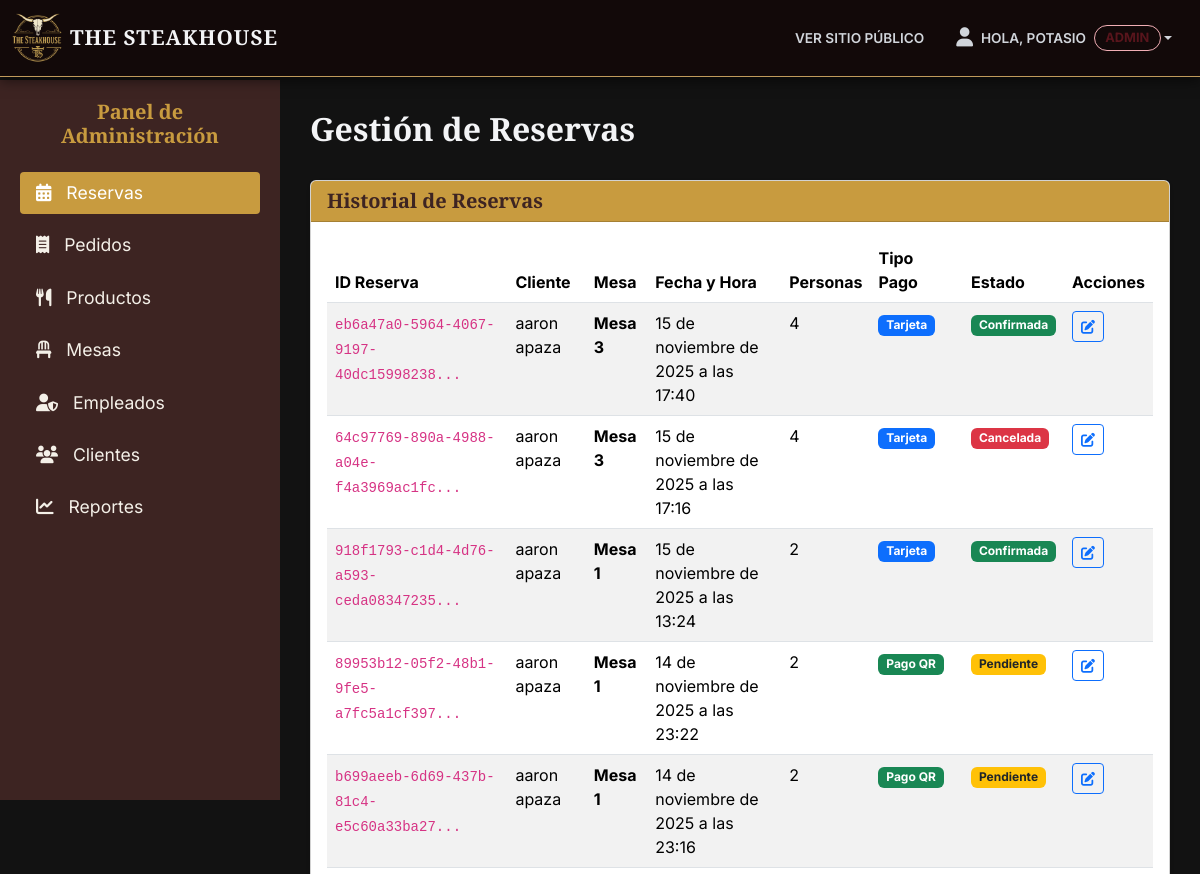
The page /panel/reservas/ (signed in, upper part) on the database as committed earlier.
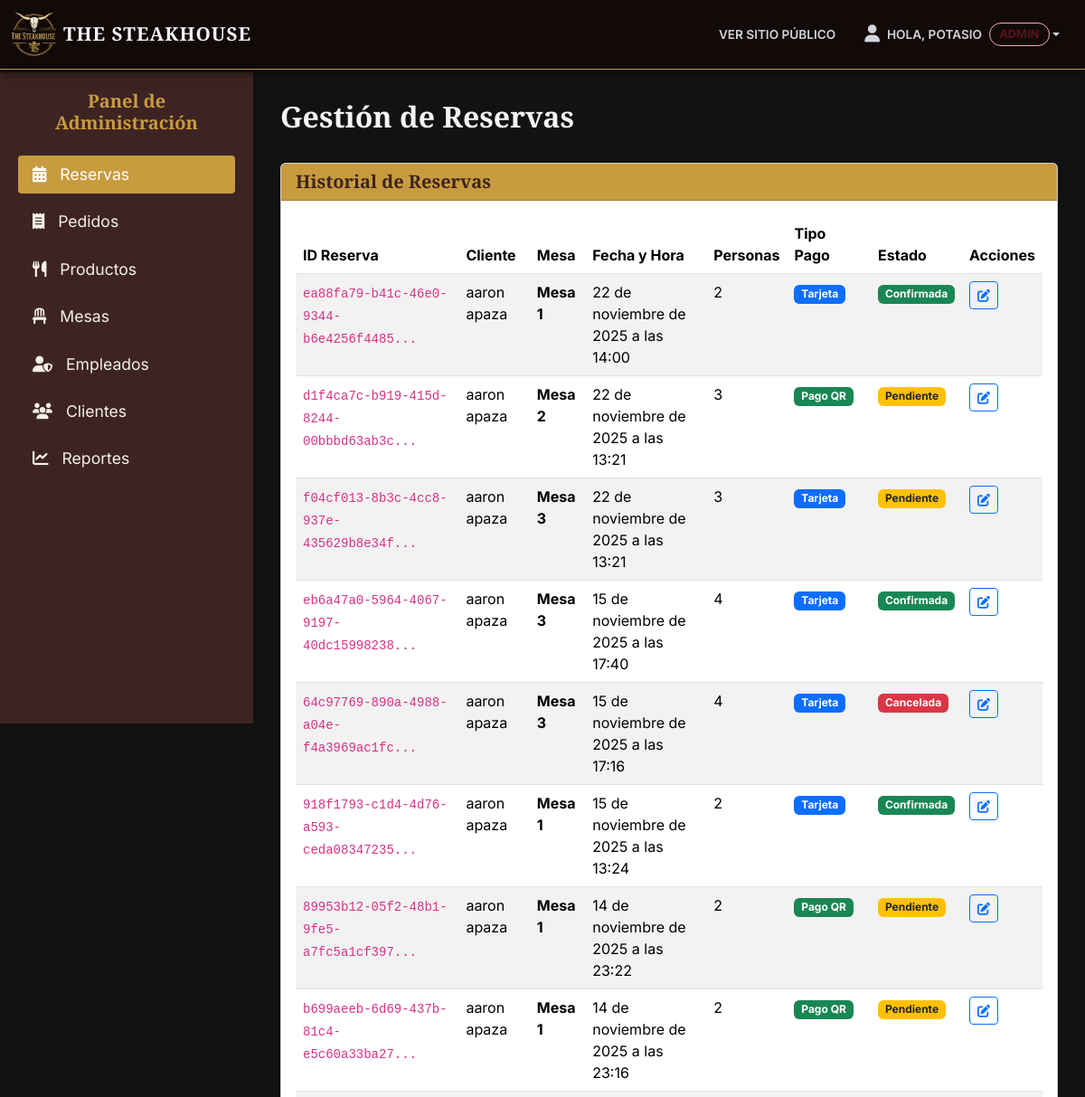
The same page on the database as committed later.
### reservas/models.py (models this page shows, shortened)
class Reserva(models.Model):
    ESTADO_CHOICES = (
        ('PENDIENTE', 'Pendiente'),
        ('CONFIRMADA', 'Confirmada'),
        ('CANCELADA', 'Cancelada'),
        ('COMPLETADA', 'Completada'),
        ('NO_SHOW', 'No Show'),
    )
    TIPO_PAGO_CHOICES = (
        ('SOLO_MESA', 'Solo Mesa'),
        ('PAGO_ADELANTADO', 'Pago QR'),
        ('TARJETA', 'Tarjeta'),
    )
    id = models.UUIDField(primary_key=True, default=uuid.uuid4, editable=False)
    cliente = models.ForeignKey(Cliente, on_delete=models.CASCADE)
    mesa = models.ForeignKey(Mesa, on_delete=models.SET_NULL, null=True, blank=True)
    fecha_reserva = models.DateField()
    hora_reserva = models.TimeField()
    numero_personas = models.IntegerField()
    estado = models.CharField(max_length=20, choices=ESTADO_CHOICES, default='PENDIENTE')
    tipo_pago = models.CharField(max_length=20, choices=TIPO_PAGO_CHOICES, default='SOLO_MESA')
    duracion_horas = models.IntegerField(default=2, help_text="Duración de la reserva en horas")
    hora_fin = models.TimeField(null=True, blank=True, editable=False)
    monto_pagado = models.DecimalField(max_digits=10, decimal_places=2, default=0.00)
    created_at = models.DateTimeField(auto_now_add=True, null=True, blank=True)

### clientes/models.py (models this page shows, shortened)
class Cliente(models.Model):
    usuario = models.OneToOneField(User, on_delete=models.CASCADE, related_name="cliente")
    nombre = models.CharField(max_length=100)
    apellido = models.CharField(max_length=100)
    email = models.EmailField(unique=True)
    telefono = models.CharField(max_length=20, blank=True, null=True)
    fecha_registro = models.DateTimeField(auto_now_add=True)
    foto_perfil = models.ImageField(upload_to='perfiles/', null=True, blank=True)

### core/models.py (models this page shows, shortened)
class Mesa(models.Model):
    ESTADO_CHOICES = (
        ('DISPONIBLE', 'Disponible'),
        ('OCUPADA', 'Ocupada'),
        ('RESERVADA', 'Reservada'),
        ('MANTENIMIENTO', 'Mantenimiento'),
    )
    TIPO_CHOICES = (
        ('NORMAL', 'Normal'),
        ('PREMIUM', 'Premium (Ventana/Privado)'),
    )
    numero = models.IntegerField(unique=True, help_text="Número de la mesa")
    capacidad = models.IntegerField(help_text="Número de personas que puede sentar")
    estado = models.CharField(max_length=20, choices=ESTADO_CHOICES, default='DISPONIBLE')
    tipo = models.CharField(max_length=10, choices=TIPO_CHOICES, default='NORMAL')

### dashboard/views.py (the view)
# urls.py: path('reservas/', views.reserva_list, name='dashboard_reservas'),
@staff_requerido # <-- CAMBIO
def reserva_list(request):
    reservas = Reserva.objects.all().order_by('-fecha_reserva', '-hora_reserva')
    context = {
        'reservas': reservas
    }
    return render(request, 'dashboard/reserva_list.html', context)

### dashboard/views.py (called while the page is built)
def staff_requerido(function):
    return user_passes_test(
        lambda u: u.is_authenticated and u.is_staff,
        login_url='login',
        redirect_field_name=None
    )(function)

### templates/dashboard/reserva_list.html
{% extends 'dashboard/base_dashboard.html' %}
{% block content %}
<div class="d-flex justify-content-between align-items-center mb-4">
    <h1 class="fs-2">Gestión de Reservas</h1>
</div>
<div class="card shadow-sm">
    <div class="card-header card-header-gold">
        <h5 class="mb-0">Historial de Reservas</h5>
    </div>
    <div class="card-body">
        <div class="table-responsive">
            <table class="table table-striped table-hover">
                <thead>
                    <tr>
                        <th scope="col">ID Reserva</th>
                        <th scope="col">Cliente</th>
                        <th scope="col">Mesa</th>
                        <th scope="col">Fecha y Hora</th>
                        <th scope="col">Personas</th>
                        <th scope="col">Tipo Pago</th>
                        <th scope="col">Estado</th>
                        <th scope="col">Acciones</th>
                    </tr>
                </thead>
                <tbody>
                    {% for r in reservas %}
                    <tr>
                        <td>
                            <code>{{ r.id|slice:":8" }}...</code>
                        </td>
                        <td>
                            {{ r.cliente.nombre }} {{ r.cliente.apellido }}
                        </td>
                        <td>
                            {% if r.mesa %}
                                <strong>Mesa {{ r.mesa.numero }}</strong>
                            {% else %}
                                <span class="text-muted">Sin asignar</span>
                            {% endif %}
                        </td>
                        <td>
                            {{ r.fecha_reserva }} a las {{ r.hora_reserva|time:"H:i" }}
                        </td>
                        <td>{{ r.numero_personas }}</td>
                        <td>
                            {% if r.tipo_pago == 'PAGO_ADELANTADO' %}
                                <span class="badge bg-success">{{ r.get_tipo_pago_display }}</span>
                            {% elif r.tipo_pago == 'TARJETA' %}
                                <span class="badge bg-primary">{{ r.get_tipo_pago_display }}</span>
                            {% else %}
                                <span class="badge bg-light text-dark">{{ r.get_tipo_pago_display }}</span>
                            {% endif %}
                        </td>
                        <td>
                            {% if r.estado == 'CONFIRMADA' %}
                                <span class="badge bg-success">{{ r.get_estado_display }}</span>
                            {% elif r.estado == 'PENDIENTE' %}
                                <span class="badge bg-warning text-dark">{{ r.get_estado_display }}</span>
                            {% elif r.estado == 'CANCELADA' or r.estado == 'NO_SHOW' %}
                                <span class="badge bg-danger">{{ r.get_estado_display }}</span>
                            {% elif r.estado == 'COMPLETADA' %}
                                <span class="badge bg-info">{{ r.get_estado_display }}</span>
                            {% else %}
                                <span class="badge bg-secondary">{{ r.get_estado_display }}</span>
                            {% endif %}
                        </td>
                        <td>
                            <a href="#" class="btn btn-sm btn-outline-primary" title="Editar Estado (Próximamente)">
                                <i class="fa fa-edit"></i>
                            </a>
                        </td>
                    </tr>
                    {% empty %}
                    <tr>
                        <td colspan="8" class="text-center">No hay reservas registradas.</td>
                    </tr>
                    {% endfor %}
                </tbody>
            </table>
        </div>
    </div>
</div>
{% endblock %}

Rows that differ between the two databases and show on the page:
added Reserva: id "ea88fa79-b41c-46e0-9344-b6e4256f4485", cliente.nombre "aaron", cliente.apellido "apaza", mesa.numero "1", fecha_reserva "22 de noviembre de 2025", hora_reserva "14:00", numero_personas "2", tipo_pago "Tarjeta", estado "Confirmada"
added Reserva: id "d1f4ca7c-b919-415d-8244-00bbbd63ab3c", cliente.nombre "aaron", cliente.apellido "apaza", mesa.numero "2", fecha_reserva "22 de noviembre de 2025", hora_reserva "13:21", numero_personas "3", tipo_pago "Pago QR", estado "Pendiente"
added Reserva: id "f04cf013-8b3c-4cc8-937e-435629b8e34f", cliente.nombre "aaron", cliente.apellido "apaza", mesa.numero "3", fecha_reserva "22 de noviembre de 2025", hora_reserva "13:21", numero_personas "3", tipo_pago "Tarjeta", estado "Pendiente"
